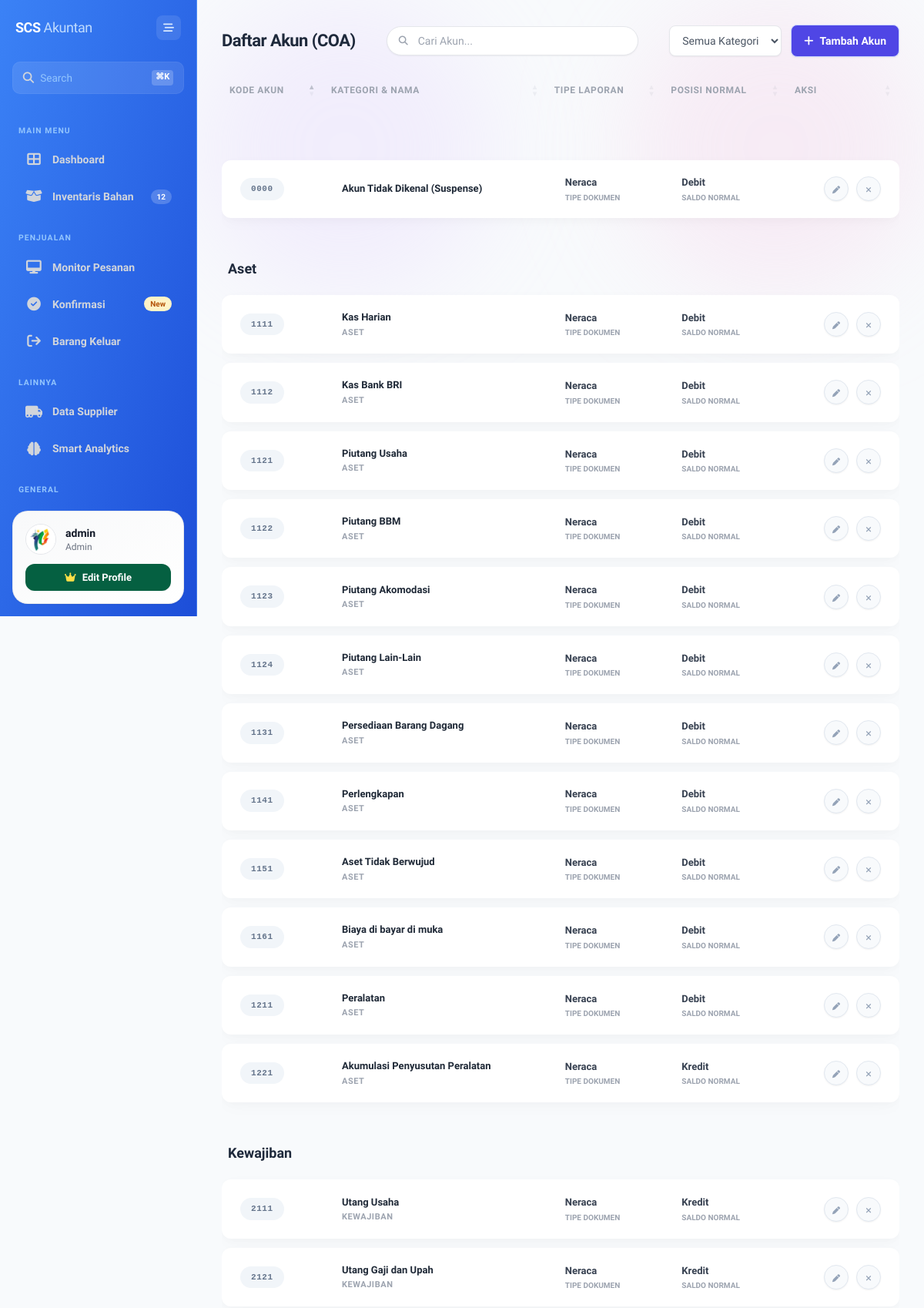
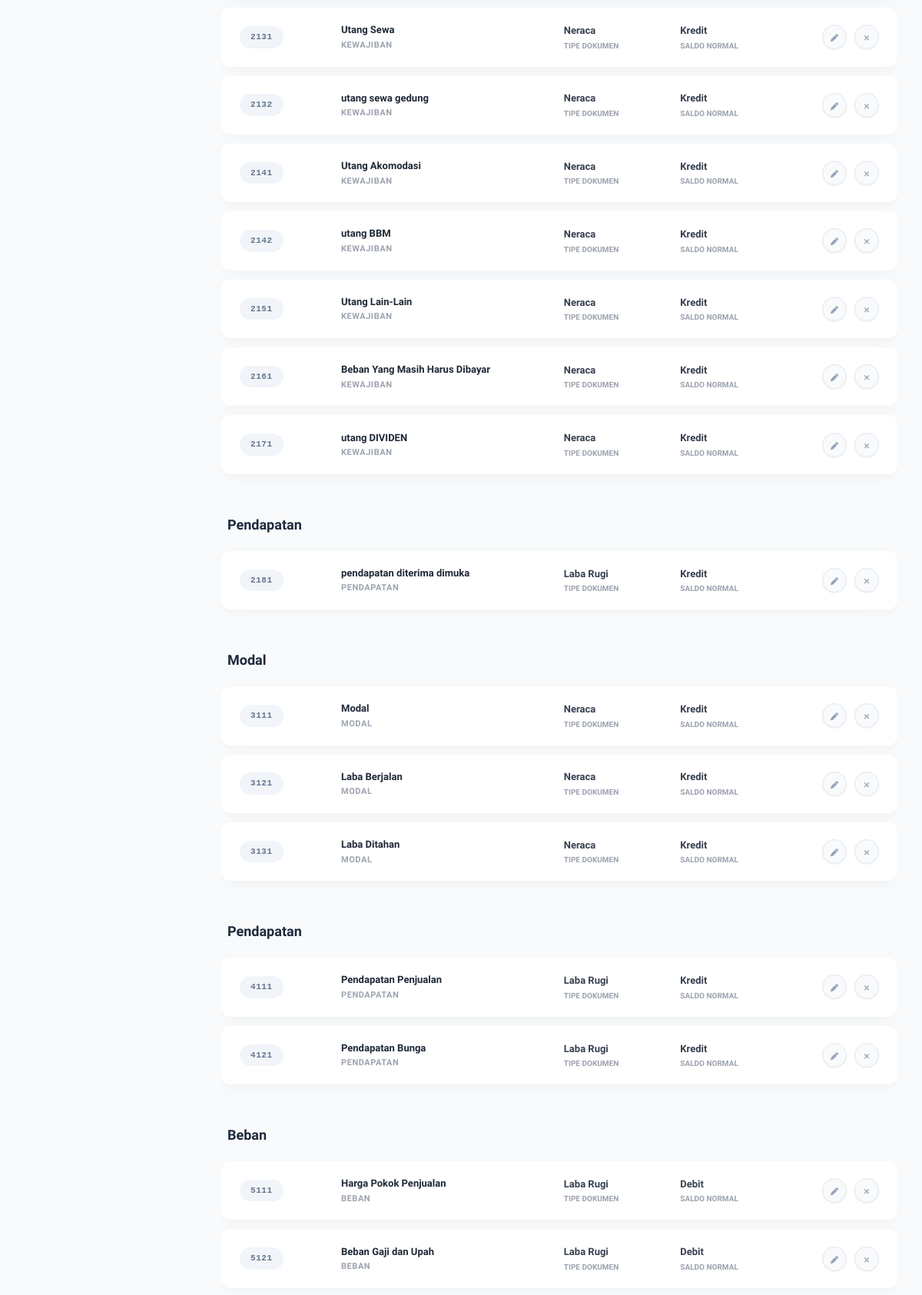
Page /master_akun.php (signed in, upper part) on the committed database (2 pictures, top to bottom).
### tables this page shows
CREATE TABLE `akun_coa` (
  `kode_akun` varchar(20) NOT NULL,
  `nama_akun` varchar(100) NOT NULL,
  `kategori` enum('Aset','Kewajiban','Modal','Pendapatan','Beban') NOT NULL,
  `tipe_laporan` enum('Neraca','Laba Rugi') NOT NULL,
  `posisi_normal` enum('Debit','Kredit') NOT NULL
);

### master_akun.php (the view, shortened to what this page needs)
<?php
include 'koneksi.php';
$query = "SELECT * FROM akun_coa ORDER BY kode_akun ASC";
$result = mysqli_query($koneksi, $query);
?>
<!DOCTYPE html>
<html lang="id">
<head>
    <script src="https://cdn.tailwindcss.com"></script>
    <link rel="stylesheet" href="https://cdnjs.cloudflare.com/ajax/libs/font-awesome/6.5.0/css/all.min.css">
    <link rel="stylesheet" href="https://cdn.datatables.net/1.13.7/css/jquery.dataTables.min.css">
</head>
<body class="text-slate-800 bg-[#F8FAFC]">
    <?php include 'sidebar.php'; ?>
    <div id="main-content" class="lg:ml-64 min-h-screen bg-[#F8FAFC] transition-all duration-300 relative overflow-hidden">
        <div class="absolute top-0 left-0 w-96 h-96 bg-purple-200 rounded-full mix-blend-multiply filter blur-3xl opacity-30 animate-blob pointer-events-none"></div>
        <div class="absolute top-0 right-0 w-96 h-96 bg-pink-200 rounded-full mix-blend-multiply filter blur-3xl opacity-30 animate-blob animation-delay-2000 pointer-events-none"></div>
        <div class="p-4 md:p-8 relative z-10">
            <div class="flex flex-col lg:flex-row justify-between items-start lg:items-center mb-6 gap-4">
                <h2 class="text-xl md:text-[22px] font-bold text-slate-800 tracking-tight whitespace-nowrap">Daftar Akun (COA)</h2>
                <div class="w-full lg:flex-1 lg:max-w-md lg:mx-6">
                    <div class="relative flex items-center">
                        <i class="fas fa-search absolute left-4 text-gray-400 text-xs"></i>
                        <input type="text" id="customSearchInput" placeholder="Cari Akun..." class="w-full bg-[#f7f9fc] pl-10 pr-4 py-2 bg-white hover:bg-gray-50 border border-gray-200 rounded-full text-sm text-gray-700 focus:outline-none focus:ring-2 focus:ring-indigo-100 focus:border-indigo-300 transition-all shadow-sm placeholder-gray-400">
                    </div>
                </div>
                <div class="flex flex-wrap items-center gap-3 w-full lg:w-auto">
                    <select id="filterKategori" class="bg-white border border-gray-200 text-gray-600 text-sm rounded-lg focus:ring-indigo-500 focus:border-indigo-500 block w-full sm:w-auto px-3 py-2.5 shadow-sm font-medium outline-none cursor-pointer">
                        <option value="">Semua Kategori</option>
                    </select>
                    <button onclick="bukaModal('add')" class="w-full sm:w-auto justify-center flex items-center gap-2 bg-[#4f46e5] border border-indigo-200 hover:border-indigo-300 hover:bg-[#6c65f1] hover:text-white text-white px-4 py-2.5 rounded-lg text-sm font-bold shadow-sm transition-all whitespace-nowrap">
                        <i class="fas fa-plus"></i> Tambah Akun
                    </button>
                </div>
            </div>
        <div class="relative z-10 w-full overflow-x-auto pb-10">
            <table id="tabelAkun" class="w-full text-left" style="width:100%">
                <thead>
                    <tr>
                        <th class="w-24">Kode Akun</th>
                        <th>Kategori & Nama</th>
                        <th>Tipe Laporan</th>
                        <th>Posisi Normal</th>
                        <th class="text-right pr-6">Aksi</th>
                    </tr>
                </thead>
                <tbody>
                    <?php while($row = mysqli_fetch_assoc($result)): ?>
                    <tr data-kategori="<?= $row['kategori'] ?>">
                        <td>
                            <span class="bg-slate-100 text-slate-500 font-mono text-[11px] font-extrabold px-3.5 py-1.5 rounded-full inline-flex items-center tracking-wider">
                                <?= $row['kode_akun'] ?>
                            </span>
                        </td>
                        <td>
                            <div class="text-[13px] font-bold text-gray-800 mb-0.5"><?= $row['nama_akun'] ?></div>
                            <div class="text-[11px] font-bold text-gray-400 uppercase tracking-wider"><?= $row['kategori'] ?></div>
                        </td>
                        <td>
                            <div class="text-[13px] font-bold text-gray-700 mb-0.5"><?= $row['tipe_laporan'] ?></div>
                            <div class="text-[10px] font-semibold text-gray-400">TIPE DOKUMEN</div>
                        </td>
                        <td>
                            <div class="text-[13px] font-bold text-gray-700 mb-0.5"><?= $row['posisi_normal'] ?></div>
                            <div class="text-[10px] font-semibold text-gray-400">SALDO NORMAL</div>
                        </td>
                        <td class="text-right pr-6 space-x-1.5 whitespace-nowrap">
                            <button onclick="editAkun('<?= $row['kode_akun'] ?>', '<?= $row['nama_akun'] ?>', '<?= $row['kategori'] ?>', '<?= $row['tipe_laporan'] ?>', '<?= $row['posisi_normal'] ?>')"
                                    class="w-8 h-8 rounded-full bg-slate-50 border border-slate-200 text-slate-400 hover:bg-[#6366F1] hover:text-white hover:border-transparent transition-all shadow-sm" title="Edit">
                                <i class="fas fa-pen text-[10px]"></i>
                            </button>
                            <button onclick="konfirmasiHapus('<?= $row['kode_akun'] ?>')"
                                    class="w-8 h-8 rounded-full bg-slate-50 border border-slate-200 text-slate-400 hover:bg-red-500 hover:text-white hover:border-transparent transition-all shadow-sm" title="Hapus">
                                <i class="fas fa-times text-[10px]"></i>
                            </button>
                        </td>
                    </tr>
                    <?php endwhile; ?>
                </tbody>
            </table>
        </div>
    </div>
</body>
</html>

### master_akun.php (style rules this page uses)
body { font-family: 'Google Sans', sans-serif; background-color: #F8FAFC; }
table.dataTable { border-collapse: separate !important; border-spacing: 0 12px !important; border: none !important; margin-top: -12px !important; }
table.dataTable thead th { border: none !important; background: transparent; color: #9CA3AF; font-size: 0.75rem; font-weight: 700; text-transform: uppercase; letter-spacing: 0.05em; padding-bottom: 0px; padding-left: 1.5rem; }
table.dataTable tbody tr { background-color: #ffffff; box-shadow: 0 2px 15px -3px rgba(0,0,0,0.03), 0 10px 20px -2px rgba(0,0,0,0.02); transition: all 0.2s ease; border-radius: 12px; }
table.dataTable tbody td { border: none !important; padding: 1.2rem 1.5rem; vertical-align: middle; }
table.dataTable tbody td:first-child { border-top-left-radius: 12px; border-bottom-left-radius: 12px; }
table.dataTable tbody td:last-child { border-top-right-radius: 12px; border-bottom-right-radius: 12px; }

### sidebar.php (style rules this page uses)
* { margin: 0; padding: 0; -webkit-tap-highlight-color: transparent; box-sizing: border-box; font-family: 'Google Sans', sans-serif; }

### rows in the picture
akun_coa: kode_akun "0000", nama_akun "Akun Tidak Dikenal (Suspense)", tipe_laporan "Neraca", posisi_normal "Debit"
akun_coa: kode_akun "1111", nama_akun "Kas Harian", kategori "ASET", tipe_laporan "Neraca", posisi_normal "Debit"
akun_coa: kode_akun "1112", nama_akun "Kas Bank BRI", kategori "ASET", tipe_laporan "Neraca", posisi_normal "Debit"
akun_coa: kode_akun "1121", nama_akun "Piutang Usaha", kategori "ASET", tipe_laporan "Neraca", posisi_normal "Debit"
akun_coa: kode_akun "1122", nama_akun "Piutang BBM", kategori "ASET", tipe_laporan "Neraca", posisi_normal "Debit"
akun_coa: kode_akun "1123", nama_akun "Piutang Akomodasi", kategori "ASET", tipe_laporan "Neraca", posisi_normal "Debit"
akun_coa: kode_akun "1124", nama_akun "Piutang Lain-Lain", kategori "ASET", tipe_laporan "Neraca", posisi_normal "Debit"
akun_coa: kode_akun "1131", nama_akun "Persediaan Barang Dagang", kategori "ASET", tipe_laporan "Neraca", posisi_normal "Debit"
akun_coa: kode_akun "1141", nama_akun "Perlengkapan", kategori "ASET", tipe_laporan "Neraca", posisi_normal "Debit"
akun_coa: kode_akun "1151", nama_akun "Aset Tidak Berwujud", kategori "ASET", tipe_laporan "Neraca", posisi_normal "Debit"
akun_coa: kode_akun "1161", nama_akun "Biaya di bayar di muka", kategori "ASET", tipe_laporan "Neraca", posisi_normal "Debit"
akun_coa: kode_akun "1211", nama_akun "Peralatan", kategori "ASET", tipe_laporan "Neraca", posisi_normal "Debit"
akun_coa: kode_akun "1221", nama_akun "Akumulasi Penyusutan Peralatan", kategori "ASET", tipe_laporan "Neraca", posisi_normal "Kredit"
akun_coa: kode_akun "2111", nama_akun "Utang Usaha", kategori "KEWAJIBAN", tipe_laporan "Neraca", posisi_normal "Kredit"
akun_coa: kode_akun "2121", nama_akun "Utang Gaji dan Upah", kategori "KEWAJIBAN", tipe_laporan "Neraca", posisi_normal "Kredit"
akun_coa: kode_akun "2131", nama_akun "Utang Sewa", kategori "KEWAJIBAN", tipe_laporan "Neraca", posisi_normal "Kredit"
akun_coa: kode_akun "2132", nama_akun "utang sewa gedung", kategori "KEWAJIBAN", tipe_laporan "Neraca", posisi_normal "Kredit"
akun_coa: kode_akun "2141", nama_akun "Utang Akomodasi", kategori "KEWAJIBAN", tipe_laporan "Neraca", posisi_normal "Kredit"
akun_coa: kode_akun "2142", nama_akun "utang BBM", kategori "KEWAJIBAN", tipe_laporan "Neraca", posisi_normal "Kredit"
akun_coa: kode_akun "2151", nama_akun "Utang Lain-Lain", kategori "KEWAJIBAN", tipe_laporan "Neraca", posisi_normal "Kredit"
akun_coa: kode_akun "2161", nama_akun "Beban Yang Masih Harus Dibayar", kategori "KEWAJIBAN", tipe_laporan "Neraca", posisi_normal "Kredit"
akun_coa: kode_akun "2171", nama_akun "utang DIVIDEN", kategori "KEWAJIBAN", tipe_laporan "Neraca", posisi_normal "Kredit"
akun_coa: kode_akun "2181", nama_akun "pendapatan diterima dimuka", kategori "PENDAPATAN", tipe_laporan "Laba Rugi", posisi_normal "Kredit"
akun_coa: kode_akun "3111", nama_akun "Modal", kategori "MODAL", tipe_laporan "Neraca", posisi_normal "Kredit"
akun_coa: kode_akun "3121", nama_akun "Laba Berjalan", kategori "MODAL", tipe_laporan "Neraca", posisi_normal "Kredit"
akun_coa: kode_akun "3131", nama_akun "Laba Ditahan", kategori "MODAL", tipe_laporan "Neraca", posisi_normal "Kredit"
akun_coa: kode_akun "4111", nama_akun "Pendapatan Penjualan", kategori "PENDAPATAN", tipe_laporan "Laba Rugi", posisi_normal "Kredit"
akun_coa: kode_akun "4121", nama_akun "Pendapatan Bunga", kategori "PENDAPATAN", tipe_laporan "Laba Rugi", posisi_normal "Kredit"
akun_coa: kode_akun "5111", nama_akun "Harga Pokok Penjualan", kategori "BEBAN", tipe_laporan "Laba Rugi", posisi_normal "Debit"
akun_coa: kode_akun "5121", nama_akun "Beban Gaji dan Upah", kategori "BEBAN", tipe_laporan "Laba Rugi", posisi_normal "Debit"

### other values in the picture
$user_nama "admin"
$user_role "Admin"
